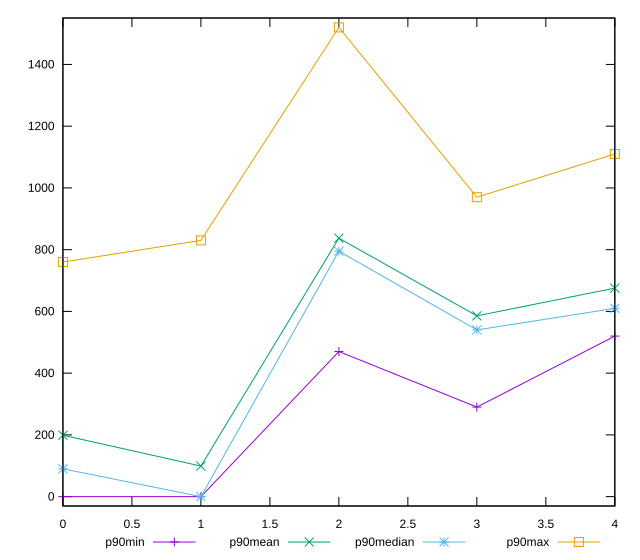

This chart was generated by the following gnuplot code:
reset

$p90Min <<EOF
0 0
1 0
2 470
3 290
4 520
EOF

$p90Mean <<EOF
0 198.82978723404256
1 98.82978723404256
2 837.2340425531914
3 585.531914893617
4 675.531914893617
EOF

$p90Median <<EOF
0 90
1 0
2 795
3 540
4 610
EOF

$p90Max <<EOF
0 760
1 830
2 1520
3 970
4 1110
EOF

set key outside below
set xrange [0:4]
set yrange [-30.400000000000002:1550.4]
set trange [-30.400000000000002:1550.4]
set terminal svg size 640, 560 enhanced background rgb 'white'
set output "report_00015_2021-02-09T16-11-33.973Z/uses-http2/progression/value.svg"

plot $p90Min title "p90min" with linespoints, \
     $p90Mean title "p90mean" with linespoints, \
     $p90Median title "p90median" with linespoints, \
     $p90Max title "p90max" with linespoints

reset
